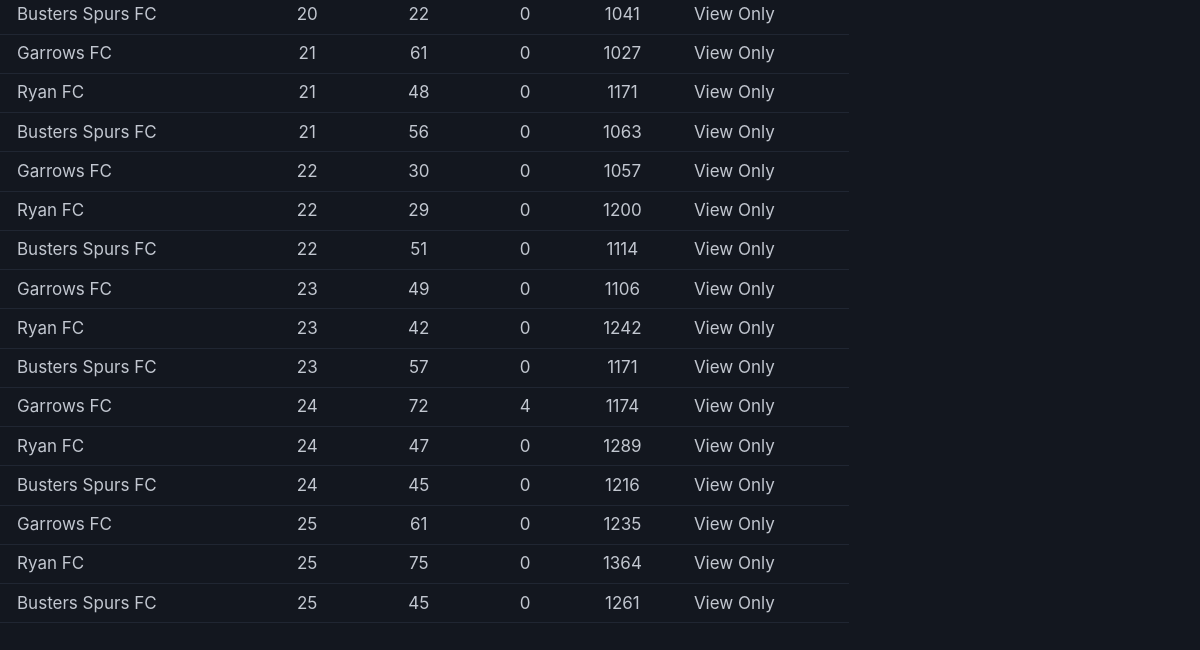
Before: /scores (lower part) with the older database file.
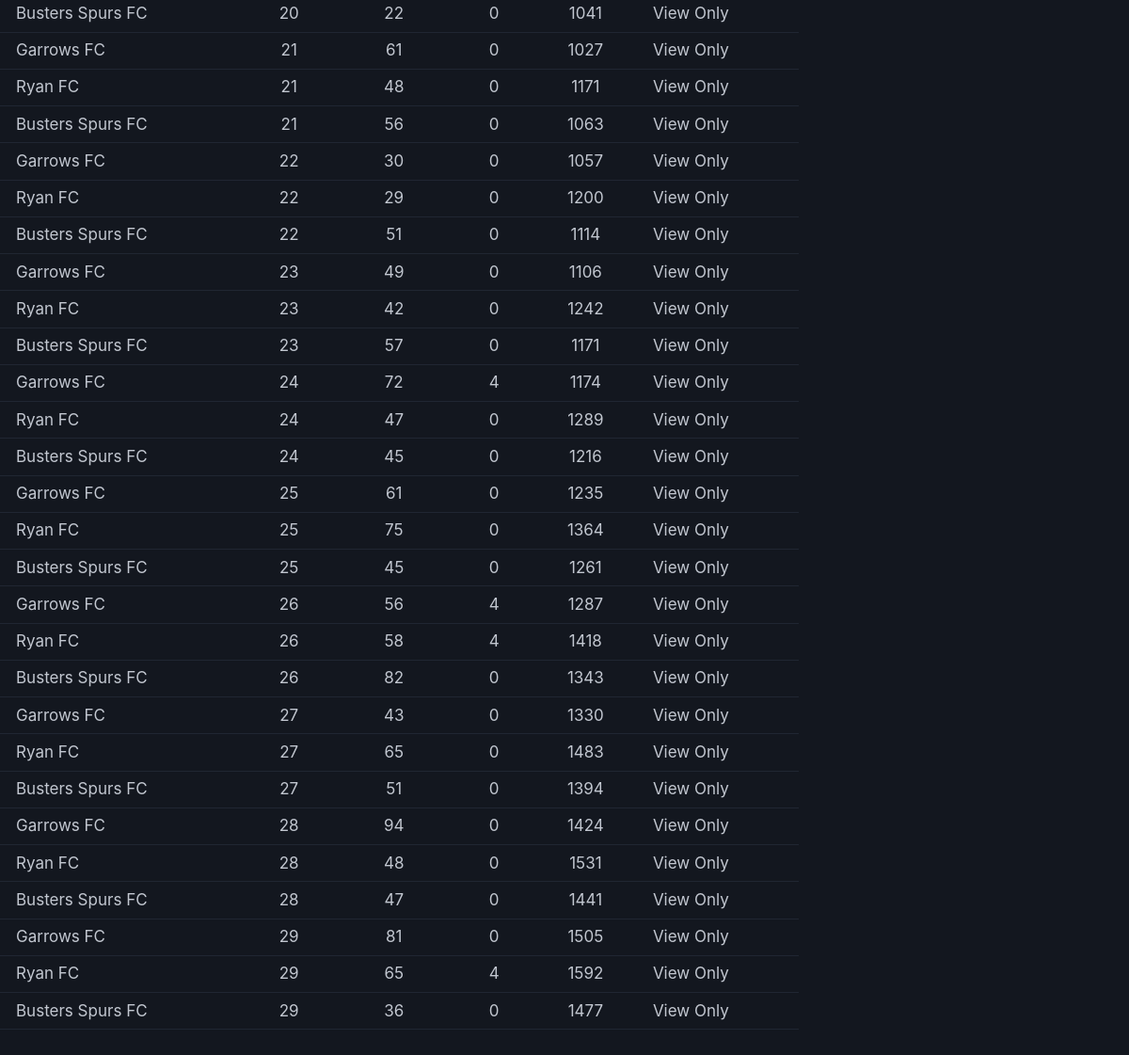
After: the same page with the newer database file.
### models.py (models this page shows)
class Score(SQLModel, table=True):
    __tablename__ = "scores"
    id: int | None = Field(default=None, primary_key=True)
    player_id: int = Field(foreign_key="players.id")
    gameweek: int = Field(
        sa_column=Column(Integer, CheckConstraint("gameweek >= 1 AND gameweek <= 38"))
    )
    week_points: int = Field(
        sa_column=Column(Integer, CheckConstraint("week_points >= 0"))
    )
    week_cost: int = Field(sa_column=Column(Integer, CheckConstraint("week_cost >= 0")))
    overall_points: int = Field(
        sa_column=Column(Integer, CheckConstraint("overall_points >= 0")), default=0
    )
    player: Player = Relationship(back_populates="scores")
    model_config = ConfigDict(from_attributes=True)

class Player(SQLModel, table=True):
    __tablename__ = "players"
    id: int | None = Field(default=None, primary_key=True)
    name: str
    team: str
    scores: list["Score"] = Relationship(back_populates="player")
    model_config = ConfigDict(from_attributes=True)

### main.py (the view)
@app.get("/scores")
def scores(
    request: Request,
    session: Session = session,
    player_id: Optional[str] = Query(None),
    gameweek: Optional[str] = Query(None),
):
    query = select(Score)
    player_id_int = None
    gameweek_int = None
    if player_id and player_id.strip():
        try:
            player_id_int = int(player_id)
            query = query.where(Score.player_id == player_id_int)
        except ValueError:
            pass  # Ignore invalid integers
    if gameweek and gameweek.strip():
        try:
            gameweek_int = int(gameweek)
            query = query.where(Score.gameweek == gameweek_int)
        except ValueError:
            pass  # Ignore invalid integers
    scores = session.exec(query).all()
    players = session.exec(select(Player)).all()
    all_scores = session.exec(select(Score)).all()
    gameweeks = [s.gameweek for s in all_scores] if all_scores else [0]
    max_gameweek = max(gameweeks) if gameweeks else 0
    next_gameweek = max_gameweek + 1
    context = {
        "request": request,
        "scores": scores,
        "players": players,
        "max_gameweek": max_gameweek,
        "next_gameweek": next_gameweek,
        "title": "Scores",
        "player_id": player_id_int,
        "gameweek": gameweek_int,
    }
    context = add_auth_context(request, context)
    return templates.TemplateResponse(request, "scores.html", context)

### templates/scores.html (shortened to what this page needs)
{% extends 'base.html' %}
{% block content %}
<section>
  <div class="table-container">
    <table class="scores-table">
      <tbody>
        {% for score in scores %}
        <tr>
          <td>{{ score.player.team }}</td>
          <td>{{ score.gameweek }}</td>
          <td>{{ score.week_points }}</td>
          <td>{{ score.week_cost }}</td>
          <td>{{ score.overall_points }}</td>
          <td>
            {% if is_admin %}
            <div class="action-buttons">
              <button class="primary"
                onclick="editScore('{{ score.id }}', '{{ score.player.id }}', '{{ score.gameweek }}', '{{ score.week_points }}', '{{ score.week_cost }}')">
                Edit
              </button>
              <form method="post" action="/scores/{{ score.id }}/delete"
                onsubmit="return confirm('Are you sure you want to delete this score?')">
                <button type="submit" class="secondary">
                  Delete
                </button>
              </form>
            </div>
            {% else %}
            <span class="text-muted">View Only</span>
            {% endif %}
          </td>
        </tr>
        {% endfor %}
      </tbody>
    </table>
  </div>
</section>
{% endblock %}

### templates/base.html (shortened to what this page needs)
<!DOCTYPE html>
<html lang="en" data-theme="dark">
<head>
  <link rel="stylesheet" href="{{url_for('static', path='/pico.min.css')}}">
  <link rel="stylesheet" href="{{url_for('static', path='/pico_custom.css')}}">
  <link rel="stylesheet" href="{{url_for('static', path='/styles.css')}}">
</head>
<body>
  <main>
    {% block content %}
    {% endblock %}
  </main>
</body>
</html>

### static/pico_custom.css (style rules this page uses)
:root { --pico-font-family-sans-serif: Inter, system-ui, "Segoe UI", Roboto, Oxygen, Ubuntu, Cantarell, Helvetica, Arial, "Helvetica Neue", sans-serif, var(--pico-font-family-emoji); --pico-font-size: 100%; --pico-line-height: 1.25; --pico-form-element-spacing-vertical: 0.5rem; --pico-form-element-spacing-horizontal: 1.0rem; --pico-border-radius: 0.375rem; }
@media (min-width: 576px) { :root { --pico-font-size: 100%; } }
@media (min-width: 768px) { :root { --pico-font-size: 100%; } }
@media (min-width: 1024px) { :root { --pico-font-size: 106.25%; } }
@media (min-width: 1200px) { table { font-size: 1rem; } }

Changed rows visible on the page:
added Score: player.team "Garrows FC", gameweek "26", week_points "56", week_cost "4", overall_points "1287"
added Score: player.team "Ryan FC", gameweek "26", week_points "58", week_cost "4", overall_points "1418"
added Score: player.team "Busters Spurs FC", gameweek "26", week_points "82", week_cost "0", overall_points "1343"
added Score: player.team "Garrows FC", gameweek "27", week_points "43", week_cost "0", overall_points "1330"
added Score: player.team "Ryan FC", gameweek "27", week_points "65", week_cost "0", overall_points "1483"
added Score: player.team "Busters Spurs FC", gameweek "27", week_points "51", week_cost "0", overall_points "1394"
added Score: player.team "Garrows FC", gameweek "28", week_points "94", week_cost "0", overall_points "1424"
added Score: player.team "Ryan FC", gameweek "28", week_points "48", week_cost "0", overall_points "1531"
added Score: player.team "Busters Spurs FC", gameweek "28", week_points "47", week_cost "0", overall_points "1441"
added Score: player.team "Garrows FC", gameweek "29", week_points "81", week_cost "0", overall_points "1505"
added Score: player.team "Ryan FC", gameweek "29", week_points "65", week_cost "4", overall_points "1592"
added Score: player.team "Busters Spurs FC", gameweek "29", week_points "36", week_cost "0", overall_points "1477"
